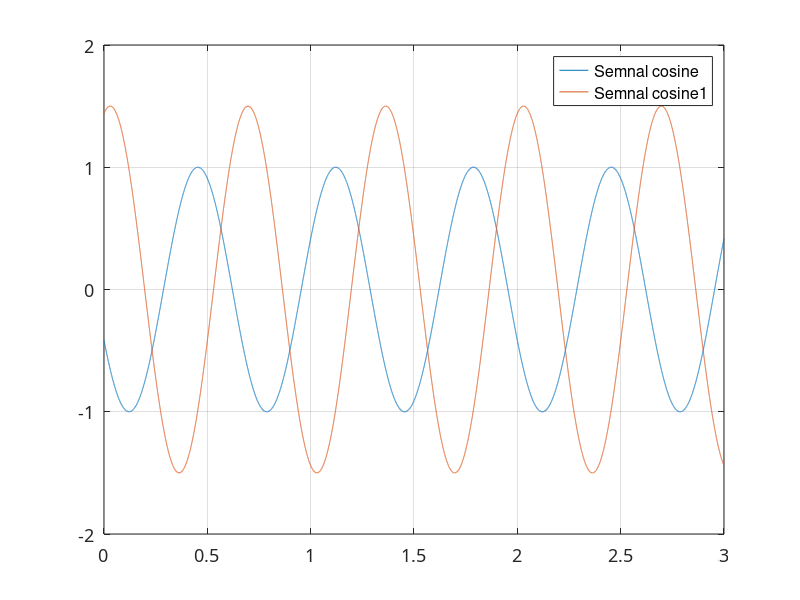

The MATLAB source for this figure: (Note: this script raises an error after producing the figure.)
t = 0:.0001:3;
A = 1;
w0 = 3*pi;
phi = 2;

cosine = A*cos(w0*t+phi);

A1 = 1.5;
phi1 = 6;
cosine1 = A1*cos(w0*t+phi1);

plot(t, cosine, t, cosine1)

grid, set (gca,'FontName', 'ArialCyr','FontSize',13)

legend("Semnal cosine", "Semnal cosine1", "AutoUpdate", "off")

xlim([0, 3])
ylim([-2, 2])

xline(0, "black")
yline(0, "black")

title('Semnal periodic in forma sinusoidala') 
xlabel('t,sec'), ylabel('X(t)'), grid
